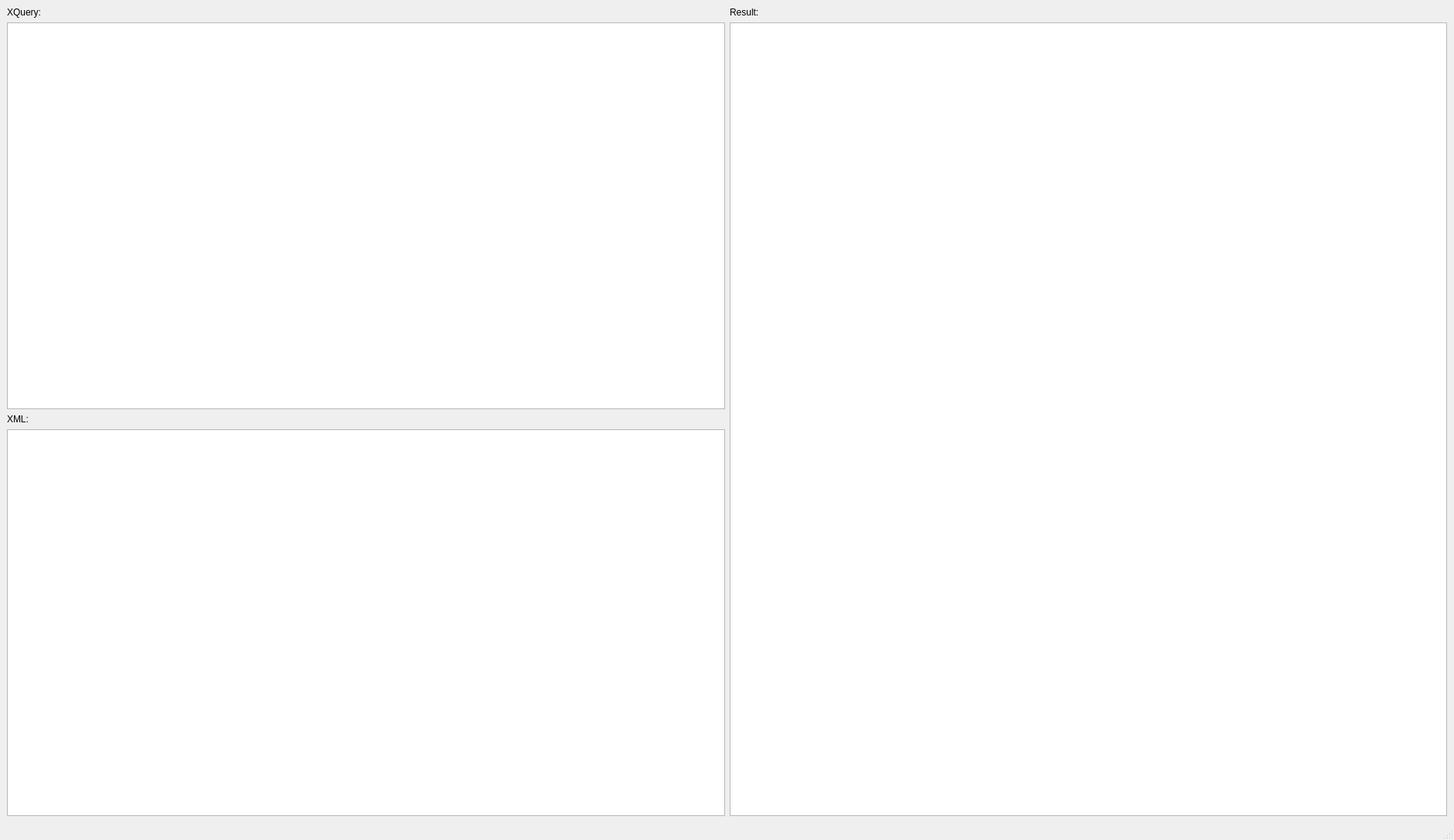
<?xml version="1.0" encoding="UTF-8"?>
<ui version="4.0">
 <class>QtQueryTesterWindow</class>
 <widget class="QMainWindow" name="QtQueryTesterWindow">
  <property name="geometry">
   <rect>
    <x>0</x>
    <y>0</y>
    <width>1879</width>
    <height>1086</height>
   </rect>
  </property>
  <property name="windowTitle">
   <string>QtQueryTesterWindow</string>
  </property>
  <widget class="QWidget" name="centralwidget">
   <layout class="QGridLayout" name="gridLayout">
    <item row="0" column="0">
     <widget class="QLabel" name="label">
      <property name="text">
       <string>XQuery:</string>
      </property>
     </widget>
    </item>
    <item row="0" column="1">
     <widget class="QLabel" name="label_3">
      <property name="text">
       <string>Result:</string>
      </property>
     </widget>
    </item>
    <item row="2" column="0">
     <widget class="QLabel" name="label_2">
      <property name="text">
       <string>XML:</string>
      </property>
     </widget>
    </item>
    <item row="1" column="0">
     <widget class="QPlainTextEdit" name="textQuery"/>
    </item>
    <item row="3" column="0">
     <widget class="QPlainTextEdit" name="textXml"/>
    </item>
    <item row="1" column="1" rowspan="3">
     <widget class="QPlainTextEdit" name="textResult"/>
    </item>
   </layout>
  </widget>
  <widget class="QMenuBar" name="menubar">
   <property name="geometry">
    <rect>
     <x>0</x>
     <y>0</y>
     <width>1879</width>
     <height>37</height>
    </rect>
   </property>
  </widget>
  <widget class="QStatusBar" name="statusbar"/>
 </widget>
 <resources/>
 <connections/>
</ui>
